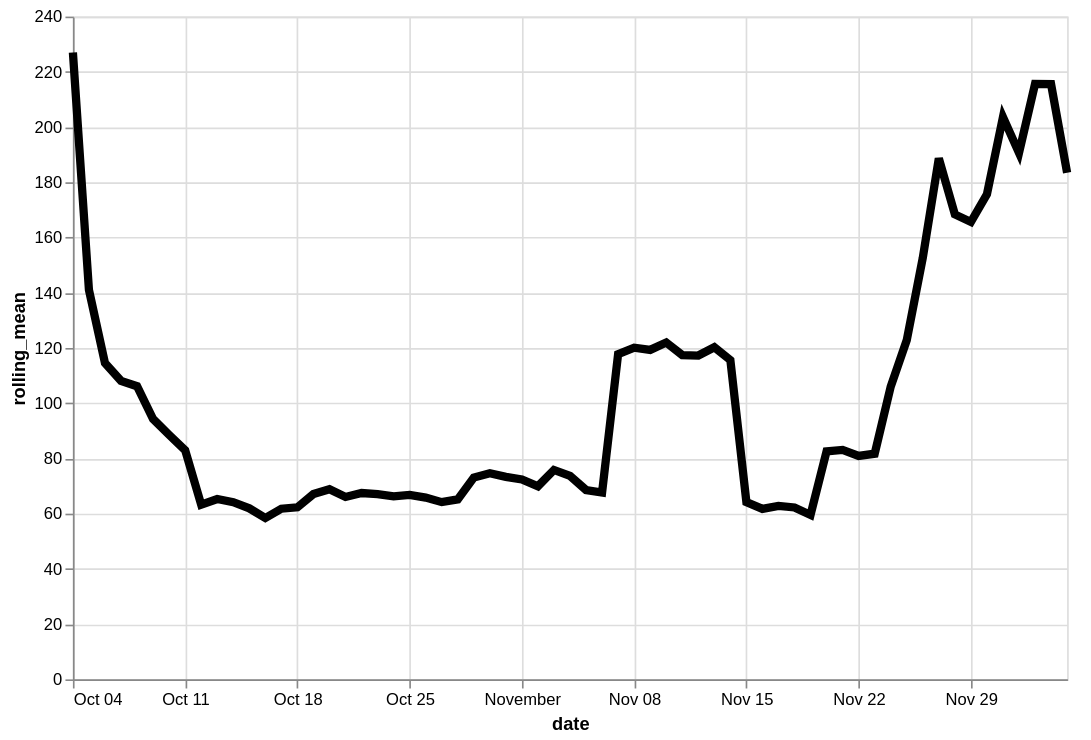

Here is the Vega-Lite specification saved for this chart:
### Vega-Lite specification from a JSON file in a GitHub repository (floating-point values rounded to 4 significant figures)
{"config": {"view": {"continuousWidth": 400, "continuousHeight": 300}}, "data": {"name": "data-242d457f1fea97b7a1a57a602861544c"}, "mark": {"type": "line", "color": "black", "size": 5}, "encoding": {"x": {"type": "temporal", "field": "date"}, "y": {"type": "quantitative", "field": "rolling_mean"}}, "height": 400, "transform": [{"window": [{"op": "mean", "field": "logavg", "as": "rolling_mean"}], "frame": [-7, 0]}], "width": 600, "$schema": "https://vega.github.io/schema/vega-lite/v4.8.1.json", "datasets": {"data-242d457f1fea97b7a1a57a602861544c": [{"date": "2020-10-04", "logavg": 227.0}, {"date": "2020-10-05", "logavg": 55.0}, {"date": "2020-10-06", "logavg": 61.56}, {"date": "2020-10-07", "logavg": 88.88}, {"date": "2020-10-08", "logavg": 98.33}, {"date": "2020-10-09", "logavg": 34.83}, {"date": "2020-10-10", "logavg": 54.0}, {"date": "2020-10-11", "logavg": 44.4}, {"date": "2020-10-12", "logavg": 69.0}, {"date": "2020-10-13", "logavg": 71.43}, {"date": "2020-10-14", "logavg": 52.3}, {"date": "2020-10-15", "logavg": 71.15}, {"date": "2020-10-16", "logavg": 70.3}, {"date": "2020-10-17", "logavg": 61.76}, {"date": "2020-10-18", "logavg": 58.05}, {"date": "2020-10-19", "logavg": 83.08}, {"date": "2020-10-20", "logavg": 82.58}, {"date": "2020-10-21", "logavg": 49.14}, {"date": "2020-10-22", "logavg": 63.71}, {"date": "2020-10-23", "logavg": 67.73}, {"date": "2020-10-24", "logavg": 63.87}, {"date": "2020-10-25", "logavg": 65.96}, {"date": "2020-10-26", "logavg": 50.45}, {"date": "2020-10-27", "logavg": 70.03}, {"date": "2020-10-28", "logavg": 90.62}, {"date": "2020-10-29", "logavg": 112.3}, {"date": "2020-10-30", "logavg": 76.24}, {"date": "2020-10-31", "logavg": 57.1}, {"date": "2020-11-01", "logavg": 56.19}, {"date": "2020-11-02", "logavg": 46.39}, {"date": "2020-11-03", "logavg": 97.71}, {"date": "2020-11-04", "logavg": 52.71}, {"date": "2020-11-05", "logavg": 49.95}, {"date": "2020-11-06", "logavg": 104.8}, {"date": "2020-11-07", "logavg": 477.2}, {"date": "2020-11-08", "logavg": 75.65}, {"date": "2020-11-09", "logavg": 50.03}, {"date": "2020-11-10", "logavg": 67.69}, {"date": "2020-11-11", "logavg": 61.3}, {"date": "2020-11-12", "logavg": 51.41}, {"date": "2020-11-13", "logavg": 73.94}, {"date": "2020-11-14", "logavg": 67.79}, {"date": "2020-11-15", "logavg": 65.87}, {"date": "2020-11-16", "logavg": 55.73}, {"date": "2020-11-17", "logavg": 58.53}, {"date": "2020-11-18", "logavg": 63.5}, {"date": "2020-11-19", "logavg": 39.71}, {"date": "2020-11-20", "logavg": 235.5}, {"date": "2020-11-21", "logavg": 77.9}, {"date": "2020-11-22", "logavg": 50.61}, {"date": "2020-11-23", "logavg": 72.22}, {"date": "2020-11-24", "logavg": 250.1}, {"date": "2020-11-25", "logavg": 193.0}, {"date": "2020-11-26", "logavg": 302.0}, {"date": "2020-11-27", "logavg": 327.7}, {"date": "2020-11-28", "logavg": 73.43}, {"date": "2020-11-29", "logavg": 56.0}, {"date": "2020-11-30", "logavg": 130.9}, {"date": "2020-12-01", "logavg": 295.7}, {"date": "2020-12-02", "logavg": 146.2}, {"date": "2020-12-03", "logavg": 392.7}, {"date": "2020-12-04", "logavg": 301.5}, {"date": "2020-12-05", "logavg": 71.3}]}}
